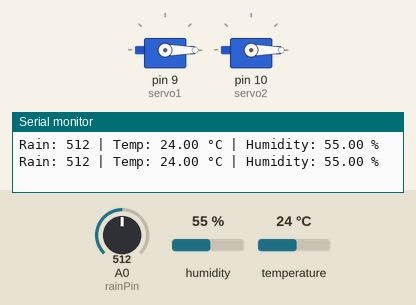
Simulated run of this sketch. Board: Arduino Uno, built with avr-gcc and run on an emulated ATmega328P. On the bench: 2 × servo, the last lines printed to the serial monitor. The inputs (shaded band) are chosen by the test bench; at power-on: A0 (rainPin) = 512, humidity 55 %, temperature 24 °C.

Above: at 1.8 s.
1.9 s: A0 (rainPin) set to 491
At 3.2 s:
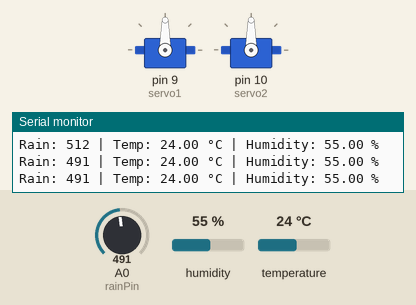
3.5 s: A0 (rainPin) set to 510
At 5.1 s:
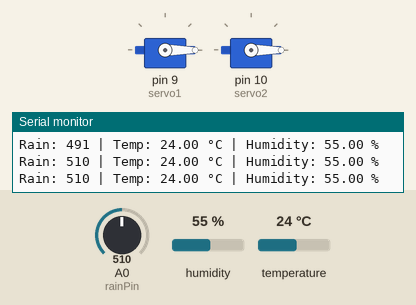
5.5 s: A0 (rainPin) set to 490
At 7.0 s:
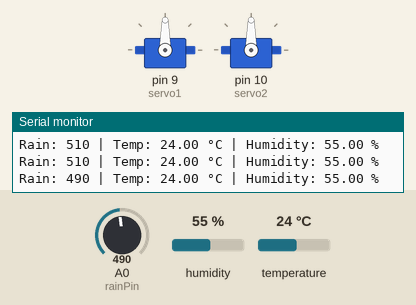
Timing chart, 0 to 8.5 s (numbered marks = the images above; inputs shaded):
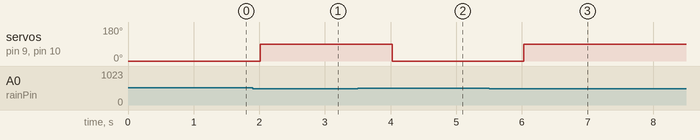

The sketch:

smart-bag.ino
```cpp
#include <Servo.h>
#include <DHT.h>

#define DHTPIN 2      // DHT22 data pin
#define DHTTYPE DHT22 // Define sensor type

DHT dht(DHTPIN, DHTTYPE);
Servo servo1;
Servo servo2;

const int rainPin = A0;
const int rainThreshold = 500;

void setup() {
  Serial.begin(9600);
  dht.begin();
  servo1.attach(9);
  servo2.attach(10);
}

void loop() {
  int rainValue = analogRead(rainPin);
  float temperature = dht.readTemperature(); // Celsius
  float humidity = dht.readHumidity();

  // Display values
  Serial.print("Rain: ");
  Serial.print(rainValue);
  Serial.print(" | Temp: ");
  Serial.print(temperature);
  Serial.print(" °C | Humidity: ");
  Serial.print(humidity);
  Serial.println(" %");

  // Umbrella control
  if (rainValue < rainThreshold) {
    servo1.write(90);  // Open
    servo2.write(90);
  } else {
    servo1.write(0);   // Close
    servo2.write(0);
  }

  delay(1000); // 1-second delay
}
```

Measured:
- the behaviour switches between 500 and 499 on A0 (rainPin) (found by bisection; images 0 and 1)
- after the input at 1.9 s, servo on pin 9 (servo1), servo on pin 10 (servo2): 0° → 90° after 0.12 s
- after the input at 3.5 s, servo on pin 9 (servo1), servo on pin 10 (servo2): 90° → 0° after 0.52 s
- after the input at 5.5 s, servo on pin 9 (servo1), servo on pin 10 (servo2): 0° → 90° after 0.53 s
